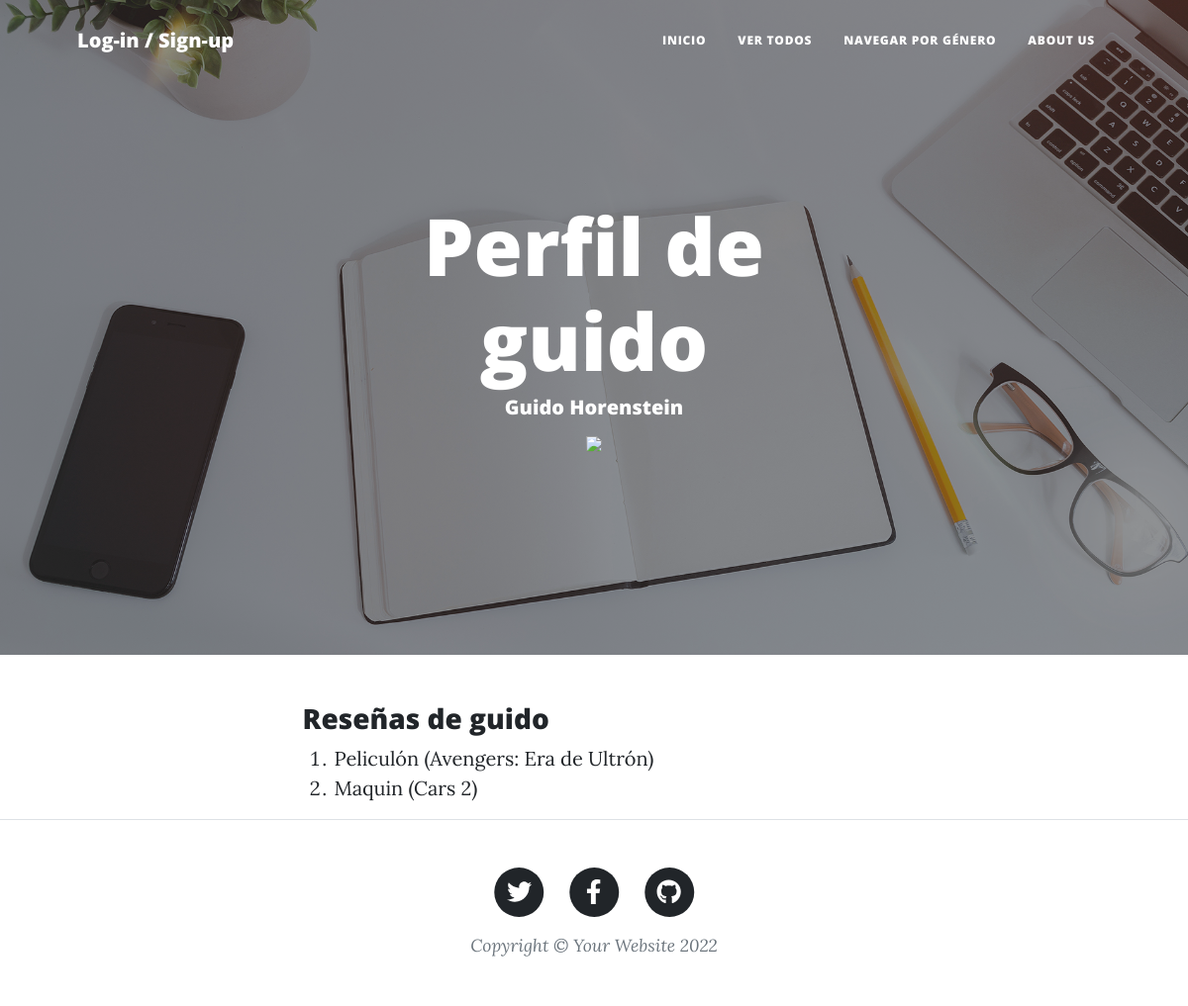
/user/mostrar_usuario/guido/, run on the app's committed database.
### AppBlog/models.py (models this page shows, shortened)
class Blog(models.Model):
    ESTRELLAS  = (
        ('1', '1'),
        ('2', '2'),
        ('3', '3'),
        ('4', '4'),
        ('5', '5'),
    )
    GENEROS = (
        ('Acción', 'Acción'),
        ('Drama', 'Drama'),
        ('Terror', 'Terror'),
        ('Ciencia-ficción', 'Ciencia-ficción'),
        ('Comedia', 'Comedia'),
        ('Fantasia', 'Fantasia'),
    )
    titulo = models.CharField(max_length=50)
    subtitulo = models.CharField(max_length=50)
    anio = models.DateField()
    duracion = models.IntegerField()
    genero = models.CharField(max_length=30, choices=GENEROS)
    resenia = models.CharField(max_length=500)
    estrellas = models.CharField(max_length=2, choices=ESTRELLAS)
    autor = models.CharField(max_length=50)
    fecha = models.DateTimeField()
    imagen = models.ImageField(upload_to='imagenes/', null=True, blank=True)

### AppUserManagement/views.py (the view)
# urls.py: path("mostrar_usuario/<blog_autor>/", views.mostrar_usuario, name="usuario")
def mostrar_usuario(request, blog_autor):
    user = User.objects.get(username=blog_autor)
    avatar = Avatar.objects.filter(user=user)
    if avatar==None:
        url=None
    else:
        url=avatar[0].imagen.url
    blogs = Blog.objects.filter(autor=blog_autor)
    return render(request, "mostrar_usuario.html", {"url":url, "usuario":user, "blogs":blogs})

### AppUserManagement/templates/mostrar_usuario.html
{% extends "base.html" %}
{% load static %}
{% block codigoDinamico %}
    <body>
        <header class="masthead" style="background-image: url('assets/img/home-bg.jpg')">
            <div class="container position-relative px-4 px-lg-5">
                <div class="row gx-4 gx-lg-5 justify-content-center">
                    <div class="col-md-10 col-lg-8 col-xl-7">
                        <div class="site-heading">
                            <h1>Perfil de {{usuario.username}}</h1>
                            <h5>{{usuario.first_name}} {{usuario.last_name}}</h5>
                            <img height="100px" src="{{url}}"/>
                        </div>
                    </div>
                </div>
            </div>
        </header>
        <div class="container px-4 px-lg-5">
            <div class="row gx-4 gx-lg-5 justify-content-center">
                <div class="col-md-10 col-lg-8 col-xl-7">
                    {% if blogs %}
                    <h3>Reseñas de {{usuario.username}}</h3>
                    <ol>
                        {% for blog in blogs %}
                            <li>
                                <a href="{% url 'mostrar_blog' blog.id %}"> {{blog.subtitulo}} ({{blog.titulo}}) </a>
                            </li>
                        {% endfor %}
                    </ol>
                    {% else %}
                        <p>Este usuario todavía no escribió nada :(</p>
                        <br>
                    {% endif %}
                </div>
            </div>
        </div>
{% endblock %}

### data on the page
Blog: subtitulo "Peliculón", titulo "Avengers: Era de Ultrón"
Blog: subtitulo "Maquin", titulo "Cars 2"

### other printed values
{{ usuario.username }} "guido"
{{ usuario.first_name }} "Guido"
{{ usuario.last_name }} "Horenstein"
